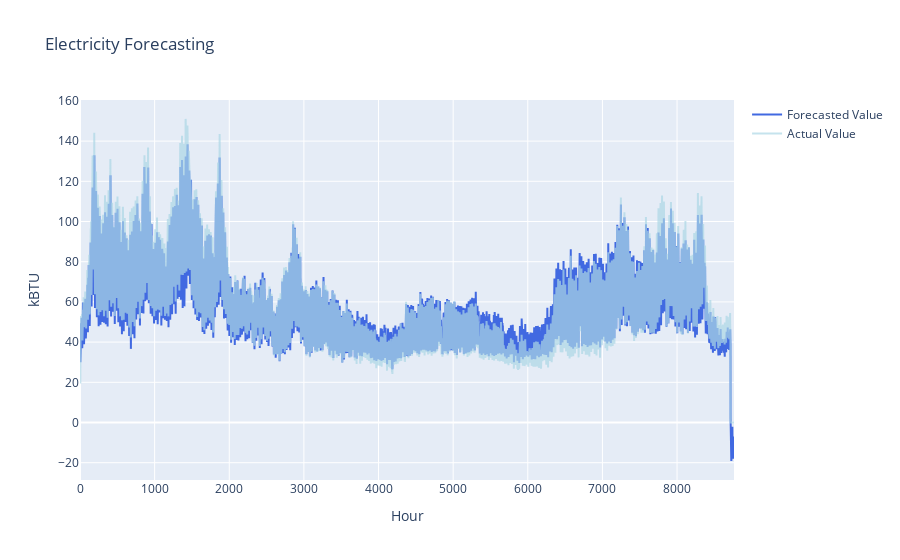

Here is the notebook cell this chart was saved with:
### Code cell
Predicted = go.Scatter(x=np.arange(len(inv_y)), y=inv_ypred, opacity = 1, name = 'Forecasted Value', line=dict(color='royalblue'), yaxis='y')
Actual = go.Scatter(x=np.arange(len(inv_y)), y=inv_y, opacity = 0.7, name = 'Actual Value', line=dict(color='lightblue'), yaxis='y')

layout = go.Layout(title='Electricity Forecasting', xaxis=dict(title='Hour'),
                   yaxis=dict(title='kBTU', overlaying='y'),
                  yaxis2=dict(title='kBTU', side='right'))
fig = go.Figure(data=[Predicted, Actual], layout=layout)
fig.show()

### Figure 1 — Plotly figure (JSON) as saved in the notebook; plotly's stock layout.template omitted (floating-point values rounded to 4 significant figures; data arrays with more than 128 entries replaced by an {"elided": "..."} marker saying what was removed)
{"data": [{"line": {"color": "royalblue"}, "name": "Forecasted Value", "opacity": 1, "type": "scatter", "x": {"elided": "8764 int values"}, "y": {"elided": "8764 float values"}, "yaxis": "y"}, {"line": {"color": "lightblue"}, "name": "Actual Value", "opacity": 0.7, "type": "scatter", "x": {"elided": "8764 int values"}, "y": {"elided": "8764 float values"}, "yaxis": "y"}], "layout": {"title": {"text": "Electricity Forecasting"}, "xaxis": {"title": {"text": "Hour"}}, "yaxis": {"overlaying": "y", "title": {"text": "kBTU"}}, "yaxis2": {"side": "right", "title": {"text": "kBTU"}}}}
